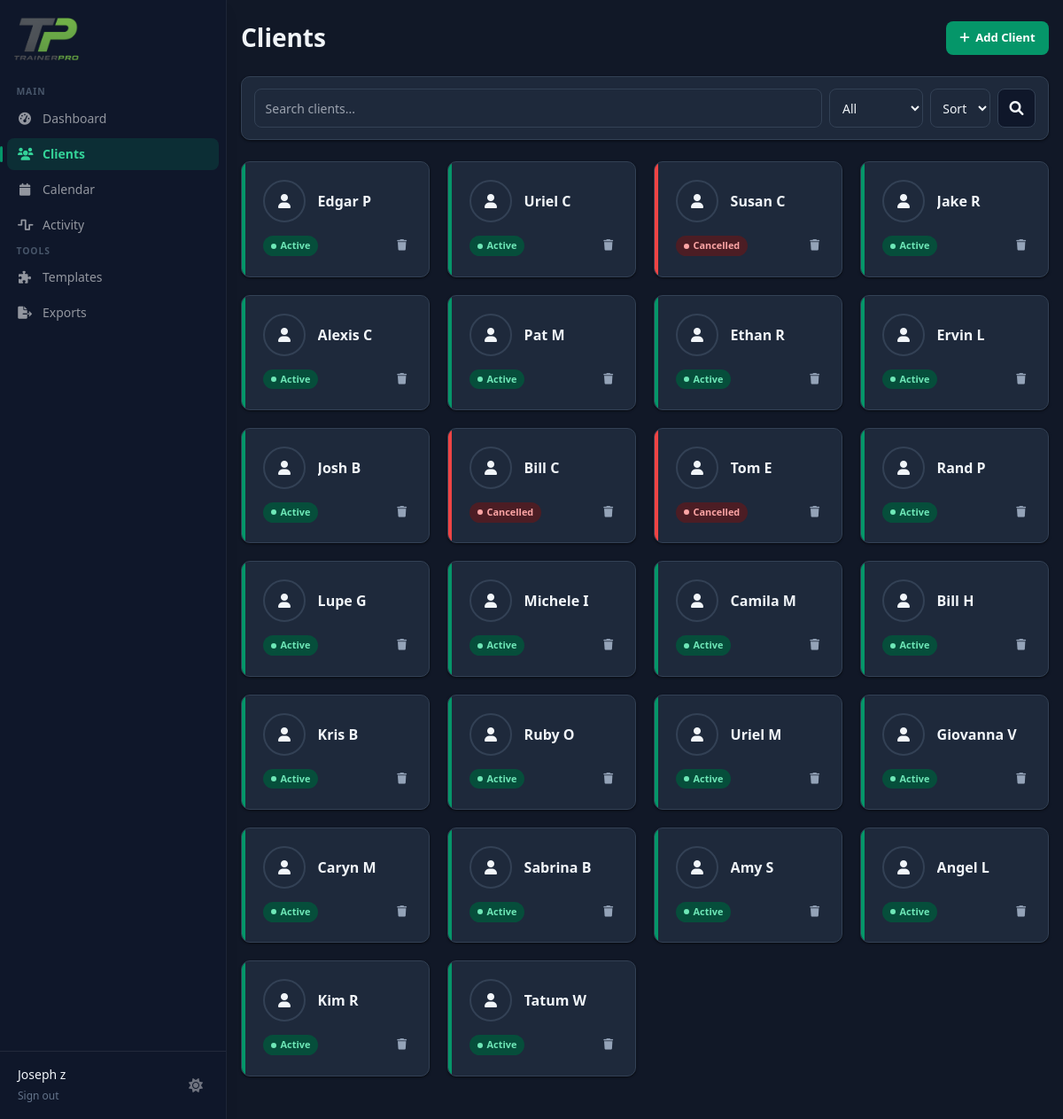
/clients (signed in), run on the app's committed database.
### tables this page shows
CREATE TABLE clients (
            id TEXT PRIMARY KEY,
            trainer_id TEXT NOT NULL,
            name TEXT NOT NULL,
            email TEXT,
            phone TEXT,
            age INTEGER,
            gender TEXT,
            weight REAL,
            height REAL,
            status TEXT DEFAULT 'active',
            notes TEXT,
            photo_url TEXT,
            created_at TIMESTAMP DEFAULT CURRENT_TIMESTAMP,
            FOREIGN KEY (trainer_id) REFERENCES users (id)
        );

### app.py (the view)
@app.route('/clients')
@login_required
def clients():
    search = request.args.get('search', '')
    status_filter = request.args.get('status', '')
    sort = request.args.get('sort', '')
    conn = get_db()
    query = '''
        SELECT c.*,
               (SELECT weight FROM weight_logs WHERE client_id = c.id ORDER BY date DESC LIMIT 1) as latest_weight
        FROM clients c
        WHERE c.trainer_id = ?
    '''
    params = [session['user_id']]
    if search:
        query += ' AND (c.name LIKE ? OR c.email LIKE ?)'
        params.extend([f'%{search}%', f'%{search}%'])
    if status_filter:
        query += ' AND c.status = ?'
        params.append(status_filter)
    sort_clauses = {
        'name_asc':  ' ORDER BY c.name COLLATE NOCASE ASC',
        'name_desc': ' ORDER BY c.name COLLATE NOCASE DESC',
    }
    query += sort_clauses.get(sort, ' ORDER BY c.created_at DESC')
    clients = conn.execute(query, params).fetchall()
    conn.close()
    return render_template('dashboard/clients.html', clients=clients,
                           search=search, status_filter=status_filter, sort=sort)

### auth_utils.py (called while the page is built)
def login_required(f):
    @wraps(f)
    def decorated_function(*args, **kwargs):
        if 'user_id' not in session:
            return redirect(url_for('login'))
        return f(*args, **kwargs)
    return decorated_function

### db.py (called while the page is built)
def get_db():
    conn = sqlite3.connect(DB_PATH)
    conn.row_factory = sqlite3.Row
    return conn

### templates/dashboard/clients.html (shortened to what this page needs)
{% extends "base.html" %}
{% block content %}
<div class="clients-page">
    <div class="page-head">
        <div>
            <h1 class="page-title">Clients</h1>
        </div>
        <a href="{{ url_for('new_client') }}" class="btn btn-primary">
            <i class="fas fa-plus"></i>
            Add Client
        </a>
    </div>
    <div class="filter-card">
        <form method="GET" class="filter-form">
            <input type="text" name="search" value="{{ search }}" placeholder="Search clients..." class="filter-input">
            <select name="status" class="filter-select">
                <option value="">All</option>
            </select>
            <select name="sort" class="filter-select" onchange="this.form.submit()">
                <option value="">Sort</option>
            </select>
            <button type="submit" class="filter-btn">
                <i class="fas fa-search"></i>
            </button>
        </form>
    </div>
    <div class="client-grid">
        {% for client in clients %}
        <div class="client-card" onclick="window.location.href='{{ url_for('client_detail', client_id=client.id) }}'">
            <span class="card-accent
                {% if client.status == 'active' %}accent-active
                {% elif client.status == 'potential' %}accent-potential
                {% else %}accent-cancelled{% endif %}"></span>
            <div class="card-body">
                <div class="card-top">
                    {% if client.photo_url %}
                        <img src="{{ url_for('static', filename=client.photo_url) }}" alt="{{ client.name }}" class="client-avatar">
                    {% else %}
                        <div class="client-avatar-ph">
                            <i class="fas fa-user"></i>
                        </div>
                    {% endif %}
                    <div style="flex:1; min-width:0;">
                        <h3 class="client-name">{{ client.name }}</h3>
                    </div>
                </div>
                <div class="card-foot">
                    <span class="status-badge
                        {% if client.status == 'active' %}status-active
                        {% elif client.status == 'potential' %}status-potential
                        {% else %}status-cancelled{% endif %}">
                        <span class="dot"></span>
                        {{ client.status.title() }}
                    </span>
                    <button onclick="event.stopPropagation(); deleteClient('{{ client.id }}', '{{ client.name }}')" class="delete-btn" title="Delete client">
                        <i class="fas fa-trash"></i>
                    </button>
                </div>
            </div>
        </div>
        {% endfor %}
    </div>
</div>
{% endblock %}

### templates/base.html (style rules this page uses)
html.dark { --navy: #F1F5F9; --slate-600: #CBD5E1; --slate-400: #94A3B8; --slate-300: #64748B; --slate-200: #334155; --slate-100: #1E293B; --slate-50: #0F172A; --emerald-light: #064E3B; --emerald-text: #6EE7B7; --blue-light: #1E3A5F; --blue-mid: #1D4ED8; --red-light: #4C1D24; --red-mid: #7F1D1D; --red-text: #FCA5A5; --amber-light: #422E0B; --amber-text: #FCD34D; --green-light: #064E3B; --green-mid: #065F46; --green-text: #6EE7B7; --shadow-sm: 0 1px 3px rgba(0,0,0,0.4), 0 1px 2px rgba(0,0,0,0.3); color-scheme: dark; }
html.dark body { background: var(--slate-50); }
html.dark .card, html.dark .modal-box, html.dark .filter-card, html.dark .client-card, html.dark .workout-card, html.dark .template-card, html.dark .view-exercise-card, html.dark .session-card, html.dark .entry-card, html.dark .cal-card, html.dark .week-nav, html.dark .back-btn, html.dark .back-link, html.dark .btn-ghost, html.dark .filter-pill, html.dark .tag-toggle-btn, html.dark .toggle-btn, html.dark .option-item, html.dark .search-input, html.dark .form-input, html.dark .form-select, html.dark .form-textarea, html.dark .set-input, html.dark .filter-input, html.dark .filter-select, html.dark .exercise-row, html.dark .prompt-block, html.dark .copy-prompt-btn, html.dark .exercise-suggestions, html.dark .client-avatar-ph { background: #1E293B; color: var(--navy); border-color: var(--slate-200); }
html.dark .note-card, html.dark .form-section, html.dark .cal-head-time, html.dark .cal-head-day, html.dark .cal-time-cell, html.dark .filter-btn, html.dark .modal-btn-secondary { background: #0F172A; color: var(--navy); border-color: var(--slate-200); }

### data on the page
clients: name "Edgar P", status "Active"
clients: name "Uriel C", status "Active"
clients: name "Susan C", status "Cancelled"
clients: name "Jake R", status "Active"
clients: name "Alexis C", status "Active"
clients: name "Pat M", status "Active"
clients: name "Ethan R", status "Active"
clients: name "Ervin L", status "Active"
clients: name "Josh B", status "Active"
clients: name "Bill C", status "Cancelled"
clients: name "Tom E", status "Cancelled"
clients: name "Rand P", status "Active"
clients: name "Lupe G", status "Active"
clients: name "Michele I", status "Active"
clients: name "Camila M", status "Active"
clients: name "Bill H", status "Active"
clients: name "Kris B", status "Active"
clients: name "Ruby O", status "Active"
clients: name "Uriel M", status "Active"
clients: name "Giovanna V", status "Active"
clients: name "Caryn M", status "Active"
clients: name "Sabrina B", status "Active"
clients: name "Amy S", status "Active"
clients: name "Angel L", status "Active"
clients: name "Kim R", status "Active"
clients: name "Tatum W", status "Active"

### other printed values
{{ session.user_name }} "Joseph z"
